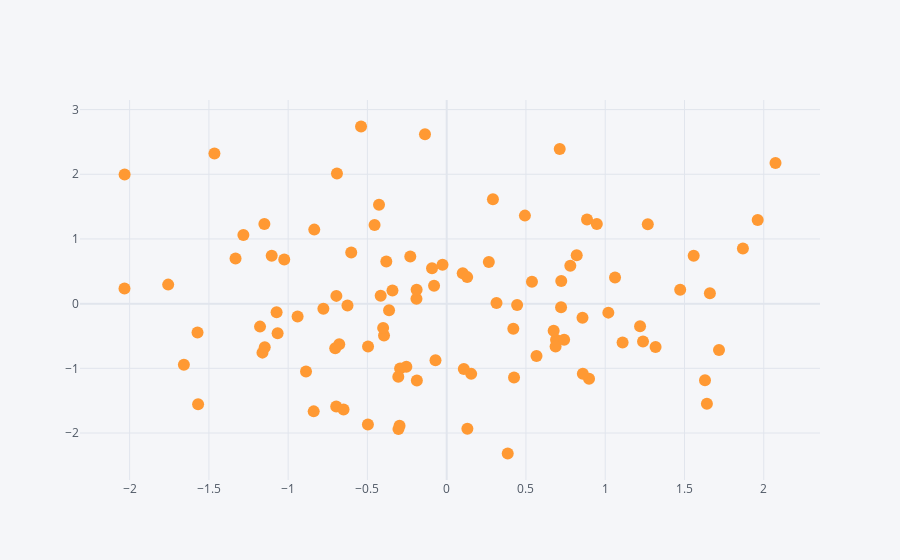
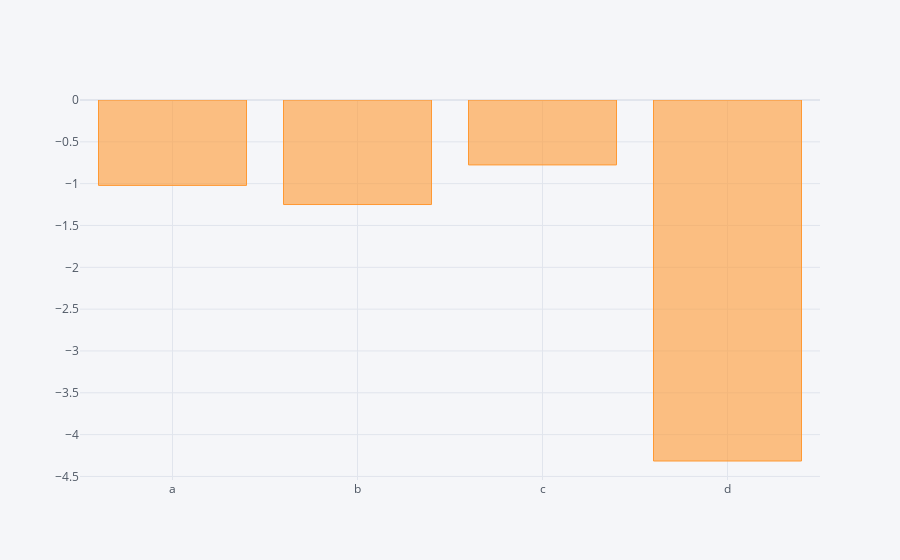

Write notebook code for charts like these, in order.
### Code cell
dataframe.iplot(kind='scatter', x='a', y='b', mode='markers')

dataframe.sum().iplot(kind='bar')

### Figure 1 — Plotly figure (JSON) as saved in the notebook; plotly's stock layout.template omitted (floating-point values rounded to 4 significant figures)
{"data": [{"line": {"color": "rgba(255, 153, 51, 1.0)", "dash": "solid", "shape": "linear", "width": 1.3}, "marker": {"size": 12, "symbol": "circle"}, "mode": "markers", "name": "b", "text": "", "type": "scatter", "x": [-0.3043, -0.2545, -0.8874, -0.6777, 0.1305, -0.4971, -0.5403, 0.1012, -0.3422, -0.427, 1.238, 1.66, -0.3635, -1.025, -0.4164, 0.8202, 0.5667, -0.455, -0.09246, 0.6898, -1.067, 1.558, 1.22, 0.8852, 1.473, 1.269, -0.8354, -0.2297, -0.2939, -0.07971, 1.718, 0.7227, 0.8567, 0.4442, -0.4961, -0.3954, -1.572, 0.2659, 0.7798, -2.032, -1.178, -0.02626, -0.6021, 0.947, -1.162, -0.1906, -1.104, -1.465, -1.757, 0.6748, 1.318, -0.9406, -0.696, 1.642, 0.4934, -0.7032, -1.148, -1.15, -1.658, 1.962, -2.032, -0.137, -1.332, -0.839, -0.3809, -0.2974, 0.4202, 0.713, -0.7779, -0.1882, 1.062, -0.6923, -0.3053, 0.2917, 0.8979, 0.5379, 0.7407, -0.1897, -0.6258, -1.073, 0.4248, 0.687, 1.629, -0.07057, -0.6968, -0.6506, -0.4008, 1.02, 0.8588, 0.385, 0.1293, 1.869, 0.1544, 0.7215, 1.11, -1.568, 0.108, 2.074, 0.3142, -1.283], "y": [-1.94, -0.9758, -1.048, -0.6284, -1.935, -1.87, 2.739, 0.4697, 0.2033, 1.529, -0.5858, 0.159, -0.1031, 0.6817, 0.1227, 0.7491, -0.8098, 1.216, 0.5457, -0.5586, -0.457, 0.7388, -0.3507, 1.302, 0.2154, 1.226, 1.144, 0.7304, -1.004, 0.2772, -0.716, 0.3488, -0.2187, -0.02052, -0.6622, -0.493, -0.4467, 0.6431, 0.5847, 1.996, -0.3552, 0.6021, 0.789, 1.232, -0.7573, 0.07507, 0.7417, 2.322, 0.2941, -0.4194, -0.6715, -0.1986, 0.1201, -1.547, 1.361, -0.6879, -0.6734, 1.23, -0.9455, 1.293, 0.2358, 2.619, 0.699, -1.665, 0.6524, -1.888, -0.3889, 2.391, -0.08032, -1.189, 0.406, 2.01, -1.129, 1.613, -1.163, 0.3394, -0.5587, 0.2161, -0.02701, -0.1322, -1.143, -0.6631, -1.185, -0.8751, -1.591, -1.637, -0.3747, -0.1389, -1.085, -2.317, 0.41, 0.8518, -1.086, -0.05742, -0.6013, -1.554, -1.011, 2.174, 0.01025, 1.061]}], "layout": {"autosize": true, "legend": {"bgcolor": "#F5F6F9", "font": {"color": "#4D5663"}}, "paper_bgcolor": "#F5F6F9", "plot_bgcolor": "#F5F6F9", "title": {"font": {"color": "#4D5663"}}, "xaxis": {"autorange": true, "gridcolor": "#E1E5ED", "range": [-2.302, 2.343], "showgrid": true, "tickfont": {"color": "#4D5663"}, "title": {"font": {"color": "#4D5663"}, "text": ""}, "type": "linear", "zerolinecolor": "#E1E5ED"}, "yaxis": {"autorange": true, "gridcolor": "#E1E5ED", "range": [-2.884, 3.306], "showgrid": true, "tickfont": {"color": "#4D5663"}, "title": {"font": {"color": "#4D5663"}, "text": ""}, "type": "linear", "zerolinecolor": "#E1E5ED"}}}

### Figure 2 — Plotly figure (JSON) as saved in the notebook; plotly's stock layout.template omitted (floating-point values rounded to 4 significant figures)
{"data": [{"marker": {"color": "rgba(255, 153, 51, 0.6)", "line": {"color": "rgba(255, 153, 51, 1.0)", "width": 1}}, "name": "None", "orientation": "v", "text": "", "type": "bar", "x": ["a", "b", "c", "d"], "y": [-1.021, -1.249, -0.7762, -4.315]}], "layout": {"autosize": true, "legend": {"bgcolor": "#F5F6F9", "font": {"color": "#4D5663"}}, "paper_bgcolor": "#F5F6F9", "plot_bgcolor": "#F5F6F9", "title": {"font": {"color": "#4D5663"}}, "xaxis": {"autorange": true, "gridcolor": "#E1E5ED", "range": [-0.5, 3.5], "showgrid": true, "tickfont": {"color": "#4D5663"}, "title": {"font": {"color": "#4D5663"}, "text": ""}, "type": "category", "zerolinecolor": "#E1E5ED"}, "yaxis": {"autorange": true, "gridcolor": "#E1E5ED", "range": [-4.542, 0], "showgrid": true, "tickfont": {"color": "#4D5663"}, "title": {"font": {"color": "#4D5663"}, "text": ""}, "type": "linear", "zerolinecolor": "#E1E5ED"}}}
